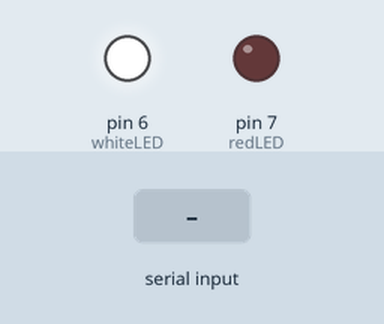
Simulated run of this sketch. Board: Arduino Uno, built with avr-gcc and run on an emulated ATmega328P. Shown: output pins drawn as LEDs (lit = HIGH). The inputs (shaded band) are chosen by the test bench.

Above: at 1.2 s.
1.3 s: "A" received over Serial
At 2.3 s:
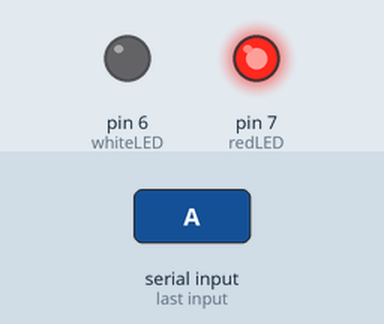
2.8 s: "R" received over Serial
At 3.4 s:
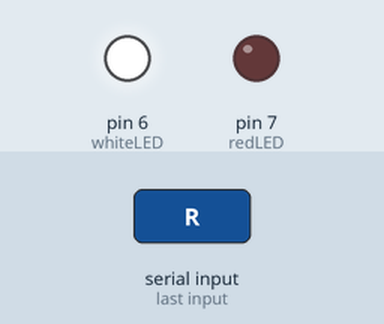
Timing chart, 0 to 5.8 s (numbered marks = the images above; inputs shaded):
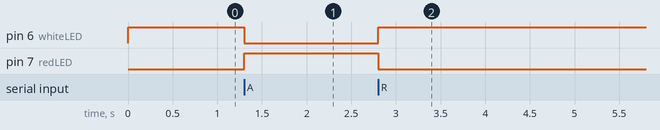

Measured:
- after the input at 1.3 s, pin 6 (whiteLED): HIGH → LOW at once; pin 7 (redLED): LOW → HIGH at once
- after the input at 2.8 s, pin 6 (whiteLED): LOW → HIGH at once; pin 7 (redLED): HIGH → LOW at once

The sketch:

Arduino_Code.ino
```cpp
const int whiteLED = 6;
const int redLED = 7;

void setup()
{
  pinMode(whiteLED, OUTPUT);
  pinMode(redLED, OUTPUT);

  digitalWrite(whiteLED, HIGH);
  digitalWrite(redLED, LOW);

  Serial.begin(9600);
}

void loop()
{
  if (Serial.available())
  {
    char command = Serial.read();

    // Driver Sleeping
    if (command == 'A')
    {
      digitalWrite(whiteLED, LOW);
      digitalWrite(redLED, HIGH);
    }

    // Driver Awake
    else if (command == 'R')
    {
      digitalWrite(whiteLED, HIGH);
      digitalWrite(redLED, LOW);
    }
  }
}
```
